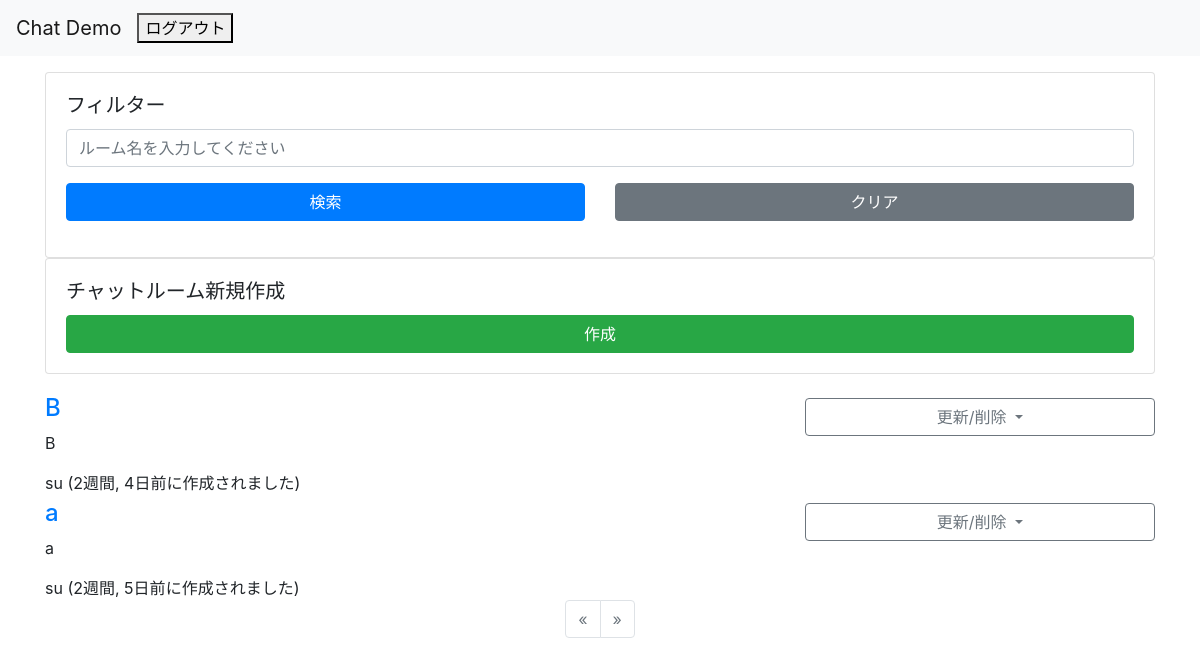
The page /chat/ (signed in) on the database its author committed.
### chat/models.py (models this page shows, shortened)
class Room(models.Model):
    host = models.ForeignKey(User, on_delete=models.CASCADE)
    name = models.CharField(gettext_lazy('ルーム名'), max_length=64)
    description = models.TextField(gettext_lazy('説明文'), max_length=128)
    participants = models.ManyToManyField(User, related_name='rooms', verbose_name=gettext_lazy('参加者(Ctrl キーを押しながらマウスで選択)'), blank=True)
    created_at = models.DateTimeField(gettext_lazy('Created time'), default=timezone.now)
    objects = RoomQueryset.as_manager()

### accounts/models.py (models this page shows)
class User(AbstractBaseUser, PermissionsMixin):
    screen_name = models.CharField(
        gettext_lazy('screen name'),
        max_length=128,
        default='',
        blank=True,
        help_text=gettext_lazy('Option. 128 characters or fewer.'),
    )
    email = models.EmailField(gettext_lazy('E-mail address'), unique=True)
    is_staff = models.BooleanField(
        gettext_lazy('staff status'),
        default=False,
        help_text=gettext_lazy('Designates whether the user can log into this admin site.'),
    )
    is_active = models.BooleanField(
        gettext_lazy('active'),
        default=True,
        help_text=gettext_lazy(
            'Designates whether this user should be treated as active. Unselect this instead of deleting accounts.'
        ),
    )
    date_joined = models.DateTimeField(gettext_lazy('date joined'), default=timezone.now)
    objects = CustomUserManager()
    points = models.IntegerField(
        default=0,
        blank=True,
        null=True,
    )
    USERNAME_FIELD = 'email'
    REQUIRED_FIELDS = []
    class Meta:
        verbose_name = gettext_lazy('user')
        verbose_name_plural = gettext_lazy('users')
    def __str__(self):
        return self.__unicode__()
    def __unicode__(self):
        return self.screen_name or self.email

### chat/views.py (the view)
# urls.py: path('', views.Index.as_view(), name='index'),
class Index(LoginRequiredMixin, ListView):
    model = models.Room
    template_name = 'chat/index.html'
    context_object_name = 'rooms'
    pagenate_by = 10
    def get_queryset(self):
        queryset = super().get_queryset()
        form = forms.SearchForm(self.request.GET or None)
        keywords = form.get_keywords()
        return queryset.filtering(user=self.request.user, keywords=keywords)
    def get_context_data(self, **kwargs):
        context = super().get_context_data(**kwargs)
        context['search_form'] = forms.SearchForm(self.request.GET or None)
        return context

### chat/forms.py
class SearchForm(forms.Form):
    keywords = forms.CharField(
        label=gettext_lazy('keywords (split space)'),
        required=False,
        widget=forms.TextInput(attrs={
            'placeholder': gettext_lazy('ルーム名を入力してください'),
            'class': 'form-control',
        }),
    )
    def get_keywords(self):
        init_keywords = ''
        keywords = init_keywords
        if self.is_valid():
            keywords = self.cleaned_data.get('keywords', init_keywords)
        return keywords

### chat/models.py (called while the page is built)
    def _related_user(self, user=None):
        try:
            queryset = self.filter(models.Q(host=user) | models.Q(participants__in=[user.pk]))
        except:
            queryset = self
        return queryset

    def filtering(self, user=None, keywords='', order='-created_at'):
        words = keywords.split()
        queryset = self._related_user(user=user)
        if words:
            condition = reduce(operator.or_, (models.Q(name__icontains=word) for word in words))
            queryset = queryset.filter(condition)
        return queryset.order_by(order).distinct()

### templates/chat/index.html (shortened to what this page needs)
{% extends 'base.html' %}
{% load humanize %}
{% block content %}
<div class="row justify-content-center">
    <div class="col-12">
        <div class="card">
            <div class="card-body">
                <h5 class="card-title">フィルター</h5>
                <form action="", method="GET">
                    <div class="form-group row">
                        <div class="col-12">
                            {{ search_form.keywords }}
                        </div>
                    </div>
                    <div class="form-group row">
                        <div class="col-12 col-sm-12 col-md-12 col-lg-6 col-xl-6">
                            <button type="submit" class="btn btn-primary btn-block">検索</button>
                        </div>
                        <div class="col-12 col-sm-12 col-md-12 col-lg-6 col-xl-6">
                            <a href="{% url 'chat:index' %}" class="btn btn-secondary btn-block">クリア</a>
                        </div>
                    </div>
                </form>
            </div>
        </div>
    </div>
</div>
<div class="row justify-content-center">
    <div class="col-12">
        <div class="card">
            <div class="card-body">
                <h5 class="card-title">チャットルーム新規作成</h5>
                <div class="row">
                    <div class="col-12">
                        <a href="{% url 'chat:create_room' %}" class="btn btn-success btn-block">作成</a>
                    </div>
                </div>
            </div>
        </div>
    </div>
</div>
<div class="row justify-content-center mt-3">
    <div class="col-12">
        <section>
        {% for room in rooms %}
            <article>
                <div class="row">
                    <div class="col-8">
                        <h4 class="h4 mt-1"><a href="{% url 'chat:enter_room' room.pk %}">{{ room.name }}</a></h4>
                        <p>{{ room.description }}</p>
                        <div>
                            <span>{{ room.host|stringformat:"s" }}</span>
                            <time datetime="{{ room.created_at|date:'Y-m-d' }}">({{ room.created_at|naturaltime }}に作成されました)</time>
                        </div>
                    </div>
                    <div class="col-4">
                    {% if room.host.pk == user.pk %}
                        <div class="dropdown mt-2">
                            <a class="btn btn-outline-secondary btn-block dropdown-toggle" href="#" role="button"
                                id="dropdownMenuLink{{ forloop.counter }}" data-toggle="dropdown" aria-haspopup="true" aria-expanded="false">
                                更新/削除
                            </a>
                        </div>
                    {% endif %}
                    </div>
                </div>
            </article>
        {% empty %}
            <article>
                <p>No rooms exists.</p>
            </article>
        {% endfor %}
        </section>
    </div>
</div>
{% if rooms %}
<div class="row justify-content-center">
    <div class="col-12">
{% include "pagination.html" %}
    </div>
</div>
{% endif %}
{% endblock %}

### rows shown on the page
Room: name "B", description "B", host "su", created_at "2週間, 4日前"
Room: name "a", description "a", host "su", created_at "2週間, 5日前"
